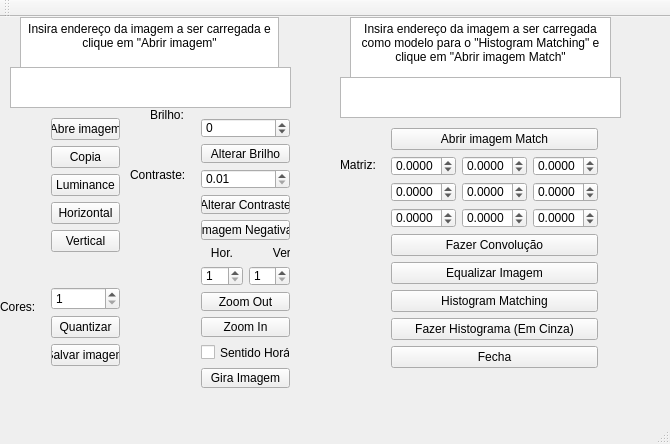
<?xml version="1.0" encoding="UTF-8"?>
<ui version="4.0">
 <class>ProcessamentoClass</class>
 <widget class="QMainWindow" name="ProcessamentoClass">
  <property name="geometry">
   <rect>
    <x>0</x>
    <y>0</y>
    <width>670</width>
    <height>444</height>
   </rect>
  </property>
  <property name="windowTitle">
   <string>Processamento</string>
  </property>
  <widget class="QWidget" name="centralWidget">
   <widget class="QWidget" name="verticalLayoutWidget">
    <property name="geometry">
     <rect>
      <x>40</x>
      <y>90</y>
      <width>91</width>
      <height>270</height>
     </rect>
    </property>
    <layout class="QVBoxLayout" name="verticalLayout">
     <item>
      <widget class="QPushButton" name="abre">
       <property name="text">
        <string>Abre imagem</string>
       </property>
      </widget>
     </item>
     <item>
      <widget class="QPushButton" name="copia">
       <property name="text">
        <string>Copia</string>
       </property>
      </widget>
     </item>
     <item>
      <widget class="QPushButton" name="cinza">
       <property name="text">
        <string>Luminance</string>
       </property>
      </widget>
     </item>
     <item>
      <widget class="QPushButton" name="horiz">
       <property name="text">
        <string>Horizontal</string>
       </property>
      </widget>
     </item>
     <item>
      <widget class="QPushButton" name="vert">
       <property name="text">
        <string>Vertical</string>
       </property>
      </widget>
     </item>
     <item>
      <spacer name="verticalSpacer">
       <property name="orientation">
        <enum>Qt::Vertical</enum>
       </property>
       <property name="sizeHint" stdset="0">
        <size>
         <width>20</width>
         <height>40</height>
        </size>
       </property>
      </spacer>
     </item>
     <item>
      <widget class="QSpinBox" name="tons">
       <property name="minimum">
        <number>1</number>
       </property>
       <property name="maximum">
        <number>256</number>
       </property>
      </widget>
     </item>
     <item>
      <widget class="QPushButton" name="quantizar">
       <property name="text">
        <string>Quantizar</string>
       </property>
      </widget>
     </item>
     <item>
      <widget class="QPushButton" name="save">
       <property name="text">
        <string>Salvar imagem</string>
       </property>
      </widget>
     </item>
    </layout>
   </widget>
   <widget class="QTextBrowser" name="textBrowser">
    <property name="geometry">
     <rect>
      <x>20</x>
      <y>0</y>
      <width>259</width>
      <height>51</height>
     </rect>
    </property>
    <property name="html">
     <string>&lt;!DOCTYPE HTML PUBLIC &quot;-//W3C//DTD HTML 4.0//EN&quot; &quot;http://www.w3.org/TR/REC-html40/strict.dtd&quot;&gt;
&lt;html&gt;&lt;head&gt;&lt;meta name=&quot;qrichtext&quot; content=&quot;1&quot; /&gt;&lt;meta charset=&quot;utf-8&quot; /&gt;&lt;style type=&quot;text/css&quot;&gt;
p, li { white-space: pre-wrap; }
&lt;/style&gt;&lt;/head&gt;&lt;body style=&quot; font-family:'Segoe UI'; font-size:9pt; font-weight:400; font-style:normal;&quot;&gt;
&lt;p align=&quot;center&quot; style=&quot; margin-top:0px; margin-bottom:0px; margin-left:0px; margin-right:0px; -qt-block-indent:0; text-indent:0px;&quot;&gt;Insira endereço da imagem a ser carregada e clique em &amp;quot;Abrir imagem&amp;quot;&lt;/p&gt;&lt;/body&gt;&lt;/html&gt;</string>
    </property>
    <property name="tabStopDistance">
     <double>70.000000000000000</double>
    </property>
   </widget>
   <widget class="QTextEdit" name="endereco">
    <property name="geometry">
     <rect>
      <x>10</x>
      <y>50</y>
      <width>281</width>
      <height>41</height>
     </rect>
    </property>
   </widget>
   <widget class="QLabel" name="label">
    <property name="geometry">
     <rect>
      <x>0</x>
      <y>280</y>
      <width>41</width>
      <height>20</height>
     </rect>
    </property>
    <property name="text">
     <string>Cores:</string>
    </property>
   </widget>
   <widget class="QWidget" name="verticalLayoutWidget_2">
    <property name="geometry">
     <rect>
      <x>190</x>
      <y>90</y>
      <width>111</width>
      <height>291</height>
     </rect>
    </property>
    <layout class="QVBoxLayout" name="verticalLayout_2">
     <item>
      <widget class="QSpinBox" name="qntbrilho">
       <property name="minimum">
        <number>-255</number>
       </property>
       <property name="maximum">
        <number>255</number>
       </property>
      </widget>
     </item>
     <item>
      <widget class="QPushButton" name="brilho">
       <property name="text">
        <string>Alterar Brilho</string>
       </property>
      </widget>
     </item>
     <item>
      <widget class="QDoubleSpinBox" name="qntcontraste">
       <property name="minimum">
        <double>0.010000000000000</double>
       </property>
       <property name="maximum">
        <double>254.000000000000000</double>
       </property>
      </widget>
     </item>
     <item>
      <widget class="QPushButton" name="contraste">
       <property name="text">
        <string>Alterar Contraste</string>
       </property>
      </widget>
     </item>
     <item>
      <widget class="QPushButton" name="negativo">
       <property name="text">
        <string>Imagem Negativa</string>
       </property>
      </widget>
     </item>
     <item>
      <widget class="QLabel" name="label_4">
       <property name="text">
        <string>   Hor.            Ver.</string>
       </property>
      </widget>
     </item>
     <item>
      <layout class="QHBoxLayout" name="horizontalLayout">
       <item>
        <widget class="QSpinBox" name="hor">
         <property name="minimum">
          <number>1</number>
         </property>
        </widget>
       </item>
       <item>
        <widget class="QSpinBox" name="ver">
         <property name="minimum">
          <number>1</number>
         </property>
        </widget>
       </item>
      </layout>
     </item>
     <item>
      <widget class="QPushButton" name="zoomout">
       <property name="text">
        <string>Zoom Out</string>
       </property>
      </widget>
     </item>
     <item>
      <widget class="QPushButton" name="zoomin">
       <property name="text">
        <string>Zoom In</string>
       </property>
      </widget>
     </item>
     <item>
      <widget class="QCheckBox" name="gira">
       <property name="text">
        <string>Sentido Horário</string>
       </property>
      </widget>
     </item>
     <item>
      <widget class="QPushButton" name="girabutton">
       <property name="text">
        <string>Gira Imagem</string>
       </property>
      </widget>
     </item>
    </layout>
   </widget>
   <widget class="QWidget" name="verticalLayoutWidget_3">
    <property name="geometry">
     <rect>
      <x>380</x>
      <y>100</y>
      <width>229</width>
      <height>262</height>
     </rect>
    </property>
    <layout class="QVBoxLayout" name="verticalLayout_3">
     <item>
      <widget class="QPushButton" name="abrematch">
       <property name="text">
        <string>Abrir imagem Match</string>
       </property>
      </widget>
     </item>
     <item>
      <layout class="QGridLayout" name="gridLayout">
       <item row="2" column="1">
        <widget class="QDoubleSpinBox" name="c7">
         <property name="decimals">
          <number>4</number>
         </property>
         <property name="minimum">
          <double>-255.000000000000000</double>
         </property>
         <property name="maximum">
          <double>255.000000000000000</double>
         </property>
        </widget>
       </item>
       <item row="0" column="2">
        <widget class="QDoubleSpinBox" name="c2">
         <property name="decimals">
          <number>4</number>
         </property>
         <property name="minimum">
          <double>-255.000000000000000</double>
         </property>
         <property name="maximum">
          <double>255.000000000000000</double>
         </property>
        </widget>
       </item>
       <item row="1" column="2">
        <widget class="QDoubleSpinBox" name="c5">
         <property name="decimals">
          <number>4</number>
         </property>
         <property name="minimum">
          <double>-255.000000000000000</double>
         </property>
         <property name="maximum">
          <double>255.000000000000000</double>
         </property>
        </widget>
       </item>
       <item row="1" column="1">
        <widget class="QDoubleSpinBox" name="c4">
         <property name="decimals">
          <number>4</number>
         </property>
         <property name="minimum">
          <double>-255.000000000000000</double>
         </property>
         <property name="maximum">
          <double>255.000000000000000</double>
         </property>
        </widget>
       </item>
       <item row="0" column="1">
        <widget class="QDoubleSpinBox" name="c1">
         <property name="decimals">
          <number>4</number>
         </property>
         <property name="minimum">
          <double>-255.000000000000000</double>
         </property>
         <property name="maximum">
          <double>255.000000000000000</double>
         </property>
        </widget>
       </item>
       <item row="2" column="2">
        <widget class="QDoubleSpinBox" name="c8">
         <property name="decimals">
          <number>4</number>
         </property>
         <property name="minimum">
          <double>-255.000000000000000</double>
         </property>
         <property name="maximum">
          <double>255.000000000000000</double>
         </property>
        </widget>
       </item>
       <item row="1" column="0">
        <widget class="QDoubleSpinBox" name="c3">
         <property name="decimals">
          <number>4</number>
         </property>
         <property name="minimum">
          <double>-255.000000000000000</double>
         </property>
         <property name="maximum">
          <double>255.000000000000000</double>
         </property>
        </widget>
       </item>
       <item row="2" column="0">
        <widget class="QDoubleSpinBox" name="c6">
         <property name="decimals">
          <number>4</number>
         </property>
         <property name="minimum">
          <double>-255.000000000000000</double>
         </property>
         <property name="maximum">
          <double>255.000000000000000</double>
         </property>
        </widget>
       </item>
       <item row="0" column="0">
        <widget class="QDoubleSpinBox" name="c0">
         <property name="decimals">
          <number>4</number>
         </property>
         <property name="minimum">
          <double>-255.000000000000000</double>
         </property>
         <property name="maximum">
          <double>255.000000000000000</double>
         </property>
        </widget>
       </item>
      </layout>
     </item>
     <item>
      <widget class="QPushButton" name="convolucao">
       <property name="text">
        <string>Fazer Convolução</string>
       </property>
      </widget>
     </item>
     <item>
      <widget class="QPushButton" name="equalizar">
       <property name="text">
        <string>Equalizar Imagem</string>
       </property>
      </widget>
     </item>
     <item>
      <widget class="QPushButton" name="histmatch">
       <property name="text">
        <string>Histogram Matching</string>
       </property>
      </widget>
     </item>
     <item>
      <widget class="QPushButton" name="hist">
       <property name="text">
        <string>Fazer Histograma (Em Cinza)</string>
       </property>
      </widget>
     </item>
     <item>
      <widget class="QPushButton" name="pushbutton">
       <property name="text">
        <string>Fecha</string>
       </property>
      </widget>
     </item>
    </layout>
   </widget>
   <widget class="QTextBrowser" name="textBrowser_2">
    <property name="geometry">
     <rect>
      <x>350</x>
      <y>0</y>
      <width>261</width>
      <height>61</height>
     </rect>
    </property>
    <property name="html">
     <string>&lt;!DOCTYPE HTML PUBLIC &quot;-//W3C//DTD HTML 4.0//EN&quot; &quot;http://www.w3.org/TR/REC-html40/strict.dtd&quot;&gt;
&lt;html&gt;&lt;head&gt;&lt;meta name=&quot;qrichtext&quot; content=&quot;1&quot; /&gt;&lt;meta charset=&quot;utf-8&quot; /&gt;&lt;style type=&quot;text/css&quot;&gt;
p, li { white-space: pre-wrap; }
&lt;/style&gt;&lt;/head&gt;&lt;body style=&quot; font-family:'Segoe UI'; font-size:9pt; font-weight:400; font-style:normal;&quot;&gt;
&lt;p align=&quot;center&quot; style=&quot; margin-top:0px; margin-bottom:0px; margin-left:0px; margin-right:0px; -qt-block-indent:0; text-indent:0px;&quot;&gt;Insira endereço da imagem a ser carregada como modelo para o &amp;quot;Histogram Matching&amp;quot; e clique em &amp;quot;Abrir imagem Match&amp;quot;&lt;/p&gt;&lt;/body&gt;&lt;/html&gt;</string>
    </property>
    <property name="tabStopDistance">
     <double>70.000000000000000</double>
    </property>
   </widget>
   <widget class="QTextEdit" name="endereco_2">
    <property name="geometry">
     <rect>
      <x>340</x>
      <y>60</y>
      <width>281</width>
      <height>41</height>
     </rect>
    </property>
    <property name="html">
     <string>&lt;!DOCTYPE HTML PUBLIC &quot;-//W3C//DTD HTML 4.0//EN&quot; &quot;http://www.w3.org/TR/REC-html40/strict.dtd&quot;&gt;
&lt;html&gt;&lt;head&gt;&lt;meta name=&quot;qrichtext&quot; content=&quot;1&quot; /&gt;&lt;meta charset=&quot;utf-8&quot; /&gt;&lt;style type=&quot;text/css&quot;&gt;
p, li { white-space: pre-wrap; }
&lt;/style&gt;&lt;/head&gt;&lt;body style=&quot; font-family:'Segoe UI'; font-size:9pt; font-weight:400; font-style:normal;&quot;&gt;
&lt;p align=&quot;center&quot; style=&quot;-qt-paragraph-type:empty; margin-top:0px; margin-bottom:0px; margin-left:0px; margin-right:0px; -qt-block-indent:0; text-indent:0px;&quot;&gt;&lt;br /&gt;&lt;/p&gt;&lt;/body&gt;&lt;/html&gt;</string>
    </property>
   </widget>
   <widget class="QLabel" name="label_2">
    <property name="geometry">
     <rect>
      <x>150</x>
      <y>90</y>
      <width>49</width>
      <height>16</height>
     </rect>
    </property>
    <property name="text">
     <string>Brilho:</string>
    </property>
   </widget>
   <widget class="QLabel" name="label_3">
    <property name="geometry">
     <rect>
      <x>130</x>
      <y>150</y>
      <width>61</width>
      <height>16</height>
     </rect>
    </property>
    <property name="text">
     <string>Contraste:</string>
    </property>
   </widget>
   <widget class="QLabel" name="label_5">
    <property name="geometry">
     <rect>
      <x>340</x>
      <y>140</y>
      <width>49</width>
      <height>16</height>
     </rect>
    </property>
    <property name="text">
     <string>Matriz:</string>
    </property>
   </widget>
  </widget>
  <widget class="QMenuBar" name="menuBar">
   <property name="geometry">
    <rect>
     <x>0</x>
     <y>0</y>
     <width>670</width>
     <height>22</height>
    </rect>
   </property>
  </widget>
  <widget class="QToolBar" name="mainToolBar">
   <attribute name="toolBarArea">
    <enum>TopToolBarArea</enum>
   </attribute>
   <attribute name="toolBarBreak">
    <bool>false</bool>
   </attribute>
  </widget>
  <widget class="QStatusBar" name="statusBar"/>
 </widget>
 <layoutdefault spacing="6" margin="11"/>
 <resources>
  <include location="Processamento.qrc"/>
 </resources>
 <connections/>
</ui>
